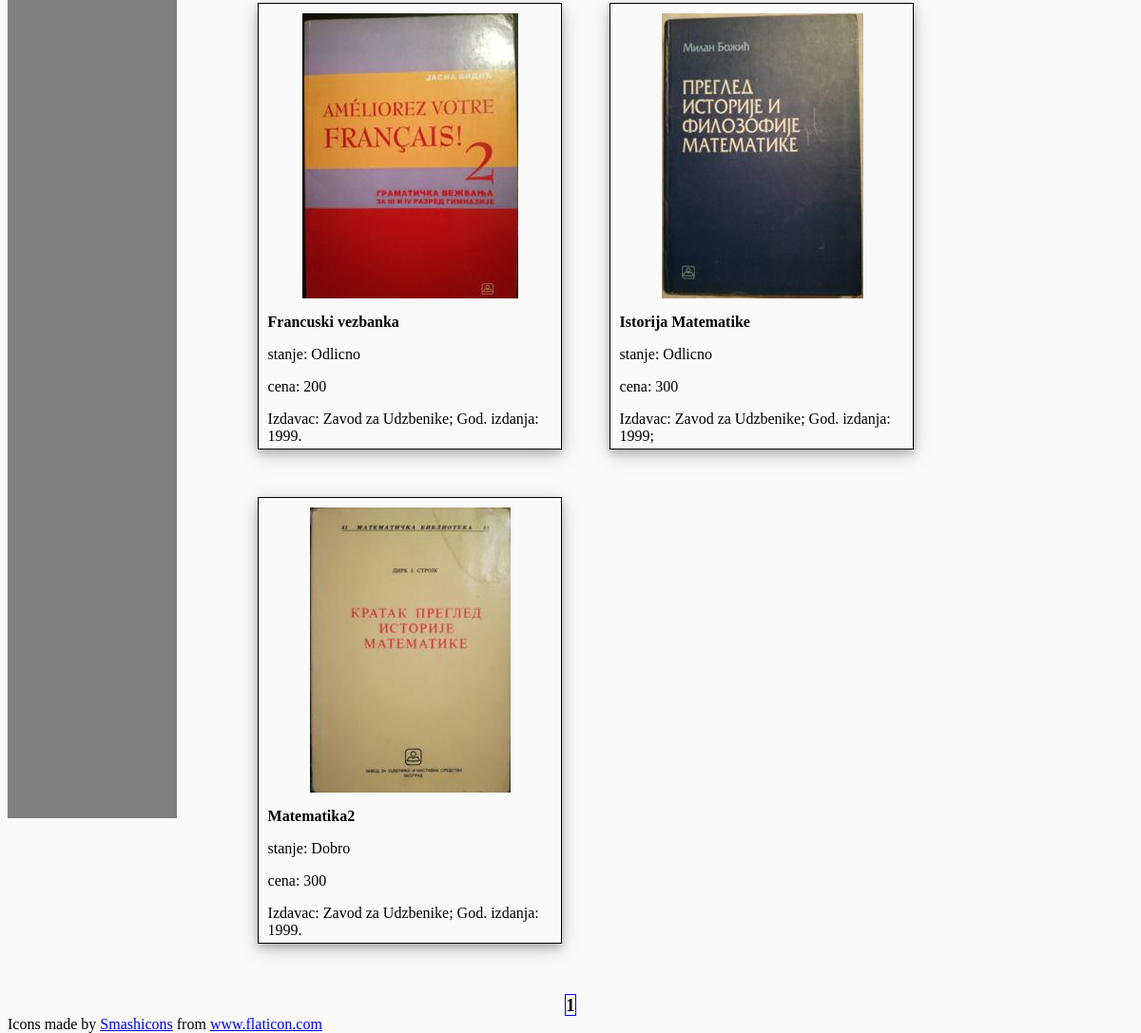
The app's page /skolske/ (lower part), older data.
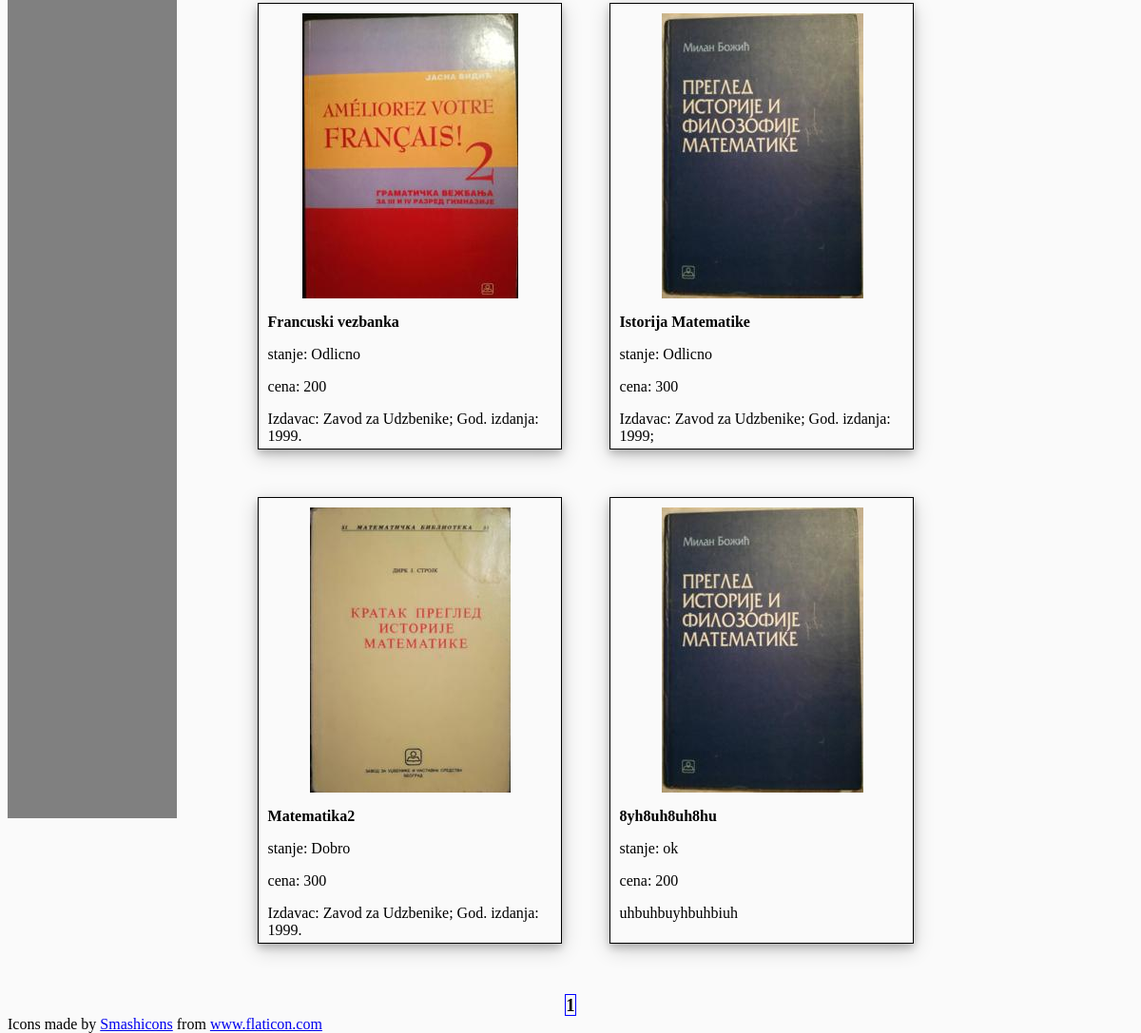
The same page, newer data.
### sarklo/models.py (models this page shows, shortened)
class Oglas(models.Model):
    autor = models.ForeignKey(User, on_delete = models.CASCADE)
    slika = models.ImageField(default=None)
    naslov = models.CharField(max_length = 100)
    date = models.DateTimeField(default = timezone.now)
    ODECA_MUSKA = 'OM'
    OBUCA_MUSKA ='BM'
    ODECA_ZENSKA = 'OZ'
    OBUCA_ZENSKA ='BZ'
    KNJIGE_SKOLSKE = 'KS'
    KNJIGE_OSTALE = 'KO'
    IGRACKE = 'IG'
    TEHNIKA = 'TE'
    RUKOTVORINE = 'RK'
    IZBOR_KATEGORIJA = [(ODECA_MUSKA, 'Odeca Muska'),(ODECA_ZENSKA, 'Odeca Zenska'),
                        (OBUCA_MUSKA, 'Obuca Muska'),(OBUCA_ZENSKA, 'Obuca Zenska'),
                        (KNJIGE_SKOLSKE, 'Knjige Skolske'), (KNJIGE_OSTALE, 'Knjige Ostale'),
                        (IGRACKE, 'Igracke'), (TEHNIKA,'Tehnika'),
                        (RUKOTVORINE, 'Rukotvorine')]
    kategorija = models.CharField(max_length = 2, choices=IZBOR_KATEGORIJA, default=KNJIGE_SKOLSKE)
    stanje = models.CharField(max_length = 100)
    cena = models.IntegerField()
    opis = models.TextField(default= None)

### sarklo/views.py (the view)
# urls.py: path('skolske/', views.skolske, name="shop-skolske"),
def skolske(request):
        queryset_list = Oglas.objects.all().order_by('-date')
        query = request.GET.get('q')
        if query:
            queryset_list = queryset_list.filter(naslov = query)
            if queryset_list:
                 context = {'oglasi': queryset_list}
                 return render(request, "sarklo/rezultati_pretrage.html", context)
            else:
                return HttpResponse('<h2>Nista nije pronadjeno.</h2>')
        else:
            query_list = Oglas.objects.filter(kategorija = 'KS')
            paginator = Paginator(query_list, 6)
            page = request.GET.get('page')
            query_list = paginator.get_page(page)
            current_page = 'knjige'
            context = {'oglasi': query_list, 'title': 'skolske knjige','style': 'sarklo\skolske.css', 'current_page': current_page}
            return render(request, "sarklo/skolske.html", context)

### sarklo/templates/sarklo/skolske.html (shortened to what this page needs)
{% extends "sarklo/layout.html" %}
{% load static %}
{% block content %}
{% block style %}
    <link rel="stylesheet" type ="text/css" href="{% static 'sarklo/KNJIGE.css' %}">
{% endblock %}
    <br><br><br>
    <div style="display:inline-block; width: 82%; margin-left: 35px;">
        {% for oglas in oglasi %}
            <div style="width: 320px; height: 470px; border: 1px solid black; float: left; box-shadow: 0 4px 8px 0 rgba(0, 0, 0, 0.2), 0 6px 20px 0 rgba(0, 0, 0, 0.19); margin-left: 50px; margin-bottom: 50px;">
                {% if oglas.slika %}
                    <div style="width: 320px; height: 300px;">
                        <img src="{{ oglas.slika.url }}" style="display:block; margin-top: 10px; margin-right: auto; margin-left: auto;">
                    </div>
                {% endif %}
                <p style="margin-left: 10px;"><strong>{{ oglas.naslov }}</strong></p>
                <p style="margin-left: 10px;">stanje: {{ oglas.stanje }}</p>
                <p style="margin-left: 10px;">cena: {{ oglas.cena }}</p>
                <p style="margin-left: 10px;">{{ oglas.opis }}</p>
            </div>
        {% endfor %}
    </div>
    <div style="text-align: center">
        {% for num in oglasi.paginator.page_range %}
            {% if oglasi.number == num %}
                <strong style="text-decoration: none; font-size: 14pt; border:1px solid blue">{{ num }}</strong>
            {% elif num > oglasi.number|add:'-3' and oglas.number|add:'3' > num %}
                {{ num }}
            {% endif %}
        {% endfor %}
    </div>
{% endblock content %}

Row changes from the older to the newer data that the page shows:
added Oglas: slika (picture), naslov "8yh8uh8uh8hu", stanje "ok", cena "200", opis "uhbuhbuyhbuhbiuh"
